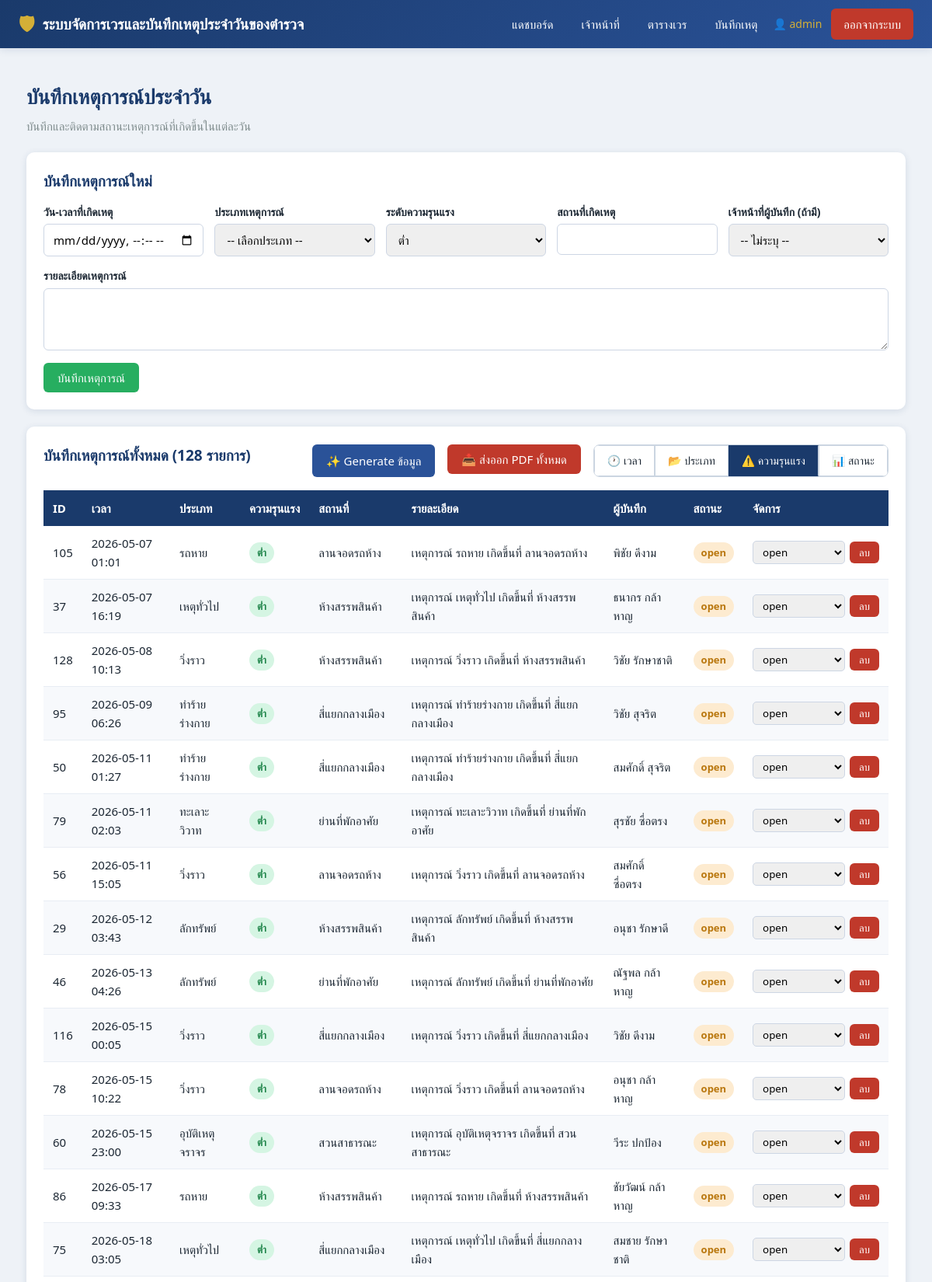
/incidents?sort=severity&order=desc (signed in, upper part), run on the app's committed database.
### tables this page shows
CREATE TABLE incidents (
            id            INTEGER PRIMARY KEY AUTOINCREMENT,
            incident_time TEXT NOT NULL,
            category      TEXT NOT NULL,
            severity      TEXT NOT NULL,
            location      TEXT NOT NULL,
            description   TEXT NOT NULL,
            officer_id    INTEGER REFERENCES officers(id) ON DELETE SET NULL,
            status        TEXT NOT NULL DEFAULT 'open',
            created_at    TEXT NOT NULL
        );

CREATE TABLE officers (
            id         INTEGER PRIMARY KEY AUTOINCREMENT,
            rank       TEXT NOT NULL,
            full_name  TEXT NOT NULL,
            badge_no   TEXT NOT NULL UNIQUE,
            phone      TEXT,
            station    TEXT,
            created_at TEXT NOT NULL
        );

### app.py (the view)
@app.route("/incidents")
@login_required
def incidents():
    sort_by = request.args.get("sort", "incident_time")  # เรียงตาม: incident_time, category, severity, status
    order = request.args.get("order", "desc")  # asc หรือ desc
    all_incidents = db.get_all_incidents()
    all_officers = db.get_all_officers()
    if sort_by == "incident_time":
        all_incidents.sort(key=lambda x: x['incident_time'] or "")
    elif sort_by == "category":
        all_incidents.sort(key=lambda x: x['category'] or "")
    elif sort_by == "severity":
        severity_order = ["วิกฤต", "สูง", "ปานกลาง", "ต่ำ"]
        all_incidents.sort(key=lambda x: severity_order.index(x['severity']) if x['severity'] in severity_order else 999)
    elif sort_by == "status":
        status_order = ["pending", "investigating", "resolved", "closed"]
        all_incidents.sort(key=lambda x: status_order.index(x['status']) if x['status'] in status_order else 999)
    elif sort_by == "officer_name":
        all_incidents.sort(key=lambda x: x['officer_name'] or "")
    else:
        all_incidents.sort(key=lambda x: x['id'])
    if order == "desc":
        all_incidents.reverse()
    return render_template("incidents.html",
                           incidents=all_incidents, officers=all_officers,
                           sort_by=sort_by, order=order)

### app.py (called while the page is built)
def login_required(view):
    @functools.wraps(view)
    def wrapped_view(*args, **kwargs):
        if "user_id" not in session:
            flash("กรุณาเข้าสู่ระบบก่อนใช้งาน", "warning")
            return redirect(url_for("login"))
        return view(*args, **kwargs)
    return wrapped_view

### db.py (called while the page is built)
def get_connection():
    if USE_POSTGRES:
        conn = psycopg2.connect(DATABASE_URL)
        return conn
    else:
        conn = sqlite3.connect(SQLITE_PATH, timeout=10)
        conn.row_factory = sqlite3.Row
        conn.execute("PRAGMA foreign_keys = ON;")
        conn.execute("PRAGMA journal_mode = WAL;")
        return conn

def _dict_cursor(conn):
    if USE_POSTGRES:
        return conn.cursor(cursor_factory=psycopg2.extras.RealDictCursor)
    return conn.cursor()

def _row_to_dict(row):
    if row is None:
        return None
    return dict(row)

def get_all_officers():
    conn = get_connection()
    cur = _dict_cursor(conn)
    cur.execute("SELECT * FROM officers ORDER BY id;")
    rows = [_row_to_dict(r) for r in cur.fetchall()]
    conn.close()
    return rows

def get_all_incidents():
    conn = get_connection()
    cur = _dict_cursor(conn)
    cur.execute("""
        SELECT i.id, i.incident_time, i.category, i.severity, i.location,
               i.description, i.status, o.full_name AS officer_name
        FROM incidents i
        LEFT JOIN officers o ON i.officer_id = o.id
        ORDER BY i.incident_time DESC;
    """)
    rows = [_row_to_dict(r) for r in cur.fetchall()]
    conn.close()
    return rows

### templates/incidents.html (shortened to what this page needs)
{% extends "base.html" %}
{% block content %}
<div class="page-title">บันทึกเหตุการณ์ประจำวัน</div>
<div class="page-subtitle">บันทึกและติดตามสถานะเหตุการณ์ที่เกิดขึ้นในแต่ละวัน</div>
<div class="card">
    <h2>บันทึกเหตุการณ์ใหม่</h2>
    <form method="POST" action="{{ url_for('incidents_add') }}">
        <div class="form-grid">
            <div class="form-group">
                <label>วัน-เวลาที่เกิดเหตุ</label>
                <input type="datetime-local" name="incident_time" required>
            </div>
            <div class="form-group">
                <label>ประเภทเหตุการณ์</label>
                <select name="category" required>
                    <option value="">-- เลือกประเภท --</option>
                </select>
            </div>
            <div class="form-group">
                <label>ระดับความรุนแรง</label>
                <select name="severity" required>
                    {% for s in ["ต่ำ","ปานกลาง","สูง","วิกฤต"] %}
                    <option value="{{ s }}">{{ s }}</option>
                    {% endfor %}
                </select>
            </div>
            <div class="form-group">
                <label>สถานที่เกิดเหตุ</label>
                <input type="text" name="location" required>
            </div>
            <div class="form-group">
                <label>เจ้าหน้าที่ผู้บันทึก (ถ้ามี)</label>
                <select name="officer_id">
                    <option value="">-- ไม่ระบุ --</option>
                </select>
            </div>
        </div>
        <div class="form-group" style="margin-top:14px;">
            <label>รายละเอียดเหตุการณ์</label>
            <textarea name="description" rows="3" required></textarea>
        </div>
        <div class="form-actions">
            <button type="submit" class="btn btn-success">บันทึกเหตุการณ์</button>
        </div>
    </form>
</div>
<div class="card">
    <div style="display: flex; justify-content: space-between; align-items: center; margin-bottom: 1rem; flex-wrap: wrap; gap: 1rem;">
        <h2>บันทึกเหตุการณ์ทั้งหมด ({{ incidents|length }} รายการ)</h2>
        <div style="display: flex; gap: 1rem; flex-wrap: wrap;">
            <button type="button" class="btn btn-secondary" onclick="document.getElementById('generateModal').style.display='flex'">
                ✨ Generate ข้อมูล
            </button>
            <form method="POST" action="{{ url_for('incidents_export_all') }}" style="display: inline;">
                <button type="submit" class="btn btn-danger">
                    📥 ส่งออก PDF ทั้งหมด
                </button>
            </form>
            <div class="btn-group" style="border: 1px solid #cbd5e1; border-radius: 8px; overflow: hidden;">
                <a href="{{ url_for('incidents', sort='incident_time', order='desc') }}"
                   class="btn btn-outline {% if sort_by == 'incident_time' %}active{% endif %}"
                   style="border-radius: 0; border-right: 1px solid #cbd5e1;">
                    🕐 เวลา
                </a>
                <a href="{{ url_for('incidents', sort='category', order='asc') }}"
                   class="btn btn-outline {% if sort_by == 'category' %}active{% endif %}"
                   style="border-radius: 0; border-right: 1px solid #cbd5e1;">
                    📂 ประเภท
                </a>
                <a href="{{ url_for('incidents', sort='severity', order='desc') }}"
                   class="btn btn-outline {% if sort_by == 'severity' %}active{% endif %}"
                   style="border-radius: 0; border-right: 1px solid #cbd5e1;">
                    ⚠️ ความรุนแรง
                </a>
                <a href="{{ url_for('incidents', sort='status', order='asc') }}"
                   class="btn btn-outline {% if sort_by == 'status' %}active{% endif %}"
                   style="border-radius: 0;">
                    📊 สถานะ
                </a>
            </div>
        </div>
    </div>
    <div class="table-wrap">
    <table>
        <thead>
            <tr>
                <th>ID</th><th>เวลา</th><th>ประเภท</th><th>ความรุนแรง</th>
                <th>สถานที่</th><th>รายละเอียด</th><th>ผู้บันทึก</th><th>สถานะ</th><th>จัดการ</th>
            </tr>
        </thead>
        <tbody>
            {% for i in incidents %}
            <tr>
                <td>{{ i.id }}</td>
                <td>{{ i.incident_time }}</td>
                <td>{{ i.category }}</td>
                <td>
                    {% if i.severity == 'ต่ำ' %}<span class="badge badge-low">ต่ำ</span>
                    {% elif i.severity == 'ปานกลาง' %}<span class="badge badge-medium">ปานกลาง</span>
                    {% elif i.severity == 'สูง' %}<span class="badge badge-high">สูง</span>
                    {% else %}<span class="badge badge-critical">วิกฤต</span>{% endif %}
                </td>
                <td>{{ i.location }}</td>
                <td>{{ i.description }}</td>
                <td>{{ i.officer_name or "-" }}</td>
                <td>
                    {% if i.status == 'open' %}<span class="badge badge-open">open</span>
                    {% elif i.status == 'investigating' %}<span class="badge badge-investigating">investigating</span>
                    {% else %}<span class="badge badge-closed">closed</span>{% endif %}
                </td>
                <td>
                    <div class="inline-form">
                        <form method="POST" action="{{ url_for('incidents_status', incident_id=i.id) }}" class="inline-form">
                            <select name="status" onchange="this.form.submit()">
                                <option value="open" {{ 'selected' if i.status=='open' }}>open</option>
                            </select>
                        </form>
                        <form method="POST" action="{{ url_for('incidents_delete', incident_id=i.id) }}"
                              onsubmit="return confirm('ต้องการลบบันทึกเหตุการณ์นี้หรือไม่?');">
                            <button type="submit" class="btn btn-danger btn-sm">ลบ</button>
                        </form>
                    </div>
                </td>
            </tr>
            {% else %}
            <tr><td colspan="9" style="text-align:center; color:#95a5a6;">ยังไม่มีบันทึกเหตุการณ์</td></tr>
            {% endfor %}
        </tbody>
    </table>
    </div>
</div>
{% endblock %}

### static/style.css (style rules this page uses)
:root { --primary: #1a3a6b; --secondary: #2a5298; --accent: #d4af37; --bg: #eef2f7; --white: #ffffff; --text: #1c2733; --muted: #7f8c8d; --danger: #c0392b; --success: #27ae60; --warning: #e67e22; --shadow: 0 2px 10px rgba(26, 58, 107, 0.12); }
* { margin: 0; padding: 0; box-sizing: border-box; }
body { font-family: "Segoe UI", "Sarabun", "Tahoma", sans-serif; background: var(--bg); color: var(--text); line-height: 1.6; }
a { text-decoration: none; color: inherit; }
.page-title { font-size: 26px; font-weight: 700; color: var(--primary); margin-bottom: 4px; }
.page-subtitle { color: var(--muted); font-size: 15px; margin-bottom: 22px; }
.card { background: var(--white); border-radius: 10px; box-shadow: var(--shadow); padding: 22px; margin-bottom: 22px; }
.card h2 { font-size: 19px; color: var(--primary); margin-bottom: 14px; }
.form-grid { display: grid; grid-template-columns: repeat(auto-fit, minmax(200px, 1fr)); gap: 14px; }
.form-group { display: flex; flex-direction: column; }
.form-group label { font-size: 14px; font-weight: 600; margin-bottom: 4px; color: var(--text); }
.form-group input, .form-group select, .form-group textarea { padding: 9px 11px; border: 1px solid #cdd6e4; border-radius: 6px; font-size: 15px; font-family: inherit; }
.form-group textarea { resize: vertical; min-height: 60px; }
.form-actions { margin-top: 16px; display: flex; gap: 10px; }
.btn { border: none; border-radius: 6px; padding: 9px 18px; font-size: 15px; font-family: inherit; cursor: pointer; transition: opacity 0.2s, transform 0.1s; color: var(--white); }
.btn-success { background: var(--success); }
.btn-danger { background: var(--danger); }
.btn-secondary { background: var(--secondary); }
.btn-sm { padding: 5px 12px; font-size: 13px; }
.btn-outline { background: white; color: var(--text); border: 1px solid #cbd5e1; padding: 8px 16px; font-size: 14px; text-decoration: none; display: inline-block; transition: all 0.2s; }
.btn-outline.active { background: var(--primary); color: white; border-color: var(--primary); }
.btn-group { display: inline-flex; }
.table-wrap { overflow-x: auto; }
table { width: 100%; border-collapse: collapse; font-size: 15px; }
thead th { background: var(--primary); color: var(--white); padding: 11px 12px; text-align: left; font-weight: 600; white-space: nowrap; }
tbody td { padding: 10px 12px; border-bottom: 1px solid #e8edf4; }
tbody tr:nth-child(even) { background: #f7f9fc; }
.badge { display: inline-block; padding: 3px 10px; border-radius: 20px; font-size: 13px; font-weight: 600; }
.badge-open { background: #fdebd0; color: #b9770e; }
.badge-low { background: #d5f5e3; color: #1e8449; }
.inline-form { display: flex; gap: 6px; align-items: center; }
.inline-form select { padding: 4px 8px; border-radius: 5px; border: 1px solid #cdd6e4; font-family: inherit; }

### data on the page
incidents: id "105", incident_time "2026-05-07 01:01", category "รถหาย", severity "ต่ำ", location "ลานจอดรถห้าง", description "เหตุการณ์ รถหาย เกิดขึ้นที่ ลานจอดรถห้าง", full_name "พิชัย ดีงาม", status "open"
incidents: id "37", incident_time "2026-05-07 16:19", category "เหตุทั่วไป", severity "ต่ำ", location "ห้างสรรพสินค้า", description "เหตุการณ์ เหตุทั่วไป เกิดขึ้นที่ ห้างสรรพสินค้า", full_name "ธนากร กล้าหาญ", status "open"
incidents: id "128", incident_time "2026-05-08 10:13", category "วิ่งราว", severity "ต่ำ", location "ห้างสรรพสินค้า", description "เหตุการณ์ วิ่งราว เกิดขึ้นที่ ห้างสรรพสินค้า", full_name "วิชัย รักษาชาติ", status "open"
incidents: id "95", incident_time "2026-05-09 06:26", category "ทำร้ายร่างกาย", severity "ต่ำ", location "สี่แยกกลางเมือง", description "เหตุการณ์ ทำร้ายร่างกาย เกิดขึ้นที่ สี่แยกกลางเมือง", full_name "วิชัย สุจริต", status "open"
incidents: id "50", incident_time "2026-05-11 01:27", category "ทำร้ายร่างกาย", severity "ต่ำ", location "สี่แยกกลางเมือง", description "เหตุการณ์ ทำร้ายร่างกาย เกิดขึ้นที่ สี่แยกกลางเมือง", full_name "สมศักดิ์ สุจริต", status "open"
incidents: id "79", incident_time "2026-05-11 02:03", category "ทะเลาะวิวาท", severity "ต่ำ", location "ย่านที่พักอาศัย", description "เหตุการณ์ ทะเลาะวิวาท เกิดขึ้นที่ ย่านที่พักอาศัย", full_name "สุรชัย ซื่อตรง", status "open"
incidents: id "56", incident_time "2026-05-11 15:05", category "วิ่งราว", severity "ต่ำ", location "ลานจอดรถห้าง", description "เหตุการณ์ วิ่งราว เกิดขึ้นที่ ลานจอดรถห้าง", full_name "สมศักดิ์ ซื่อตรง", status "open"
incidents: id "29", incident_time "2026-05-12 03:43", category "ลักทรัพย์", severity "ต่ำ", location "ห้างสรรพสินค้า", description "เหตุการณ์ ลักทรัพย์ เกิดขึ้นที่ ห้างสรรพสินค้า", full_name "อนุชา รักษาดี", status "open"
incidents: id "46", incident_time "2026-05-13 04:26", category "ลักทรัพย์", severity "ต่ำ", location "ย่านที่พักอาศัย", description "เหตุการณ์ ลักทรัพย์ เกิดขึ้นที่ ย่านที่พักอาศัย", full_name "ณัฐพล กล้าหาญ", status "open"
incidents: id "116", incident_time "2026-05-15 00:05", category "วิ่งราว", severity "ต่ำ", location "สี่แยกกลางเมือง", description "เหตุการณ์ วิ่งราว เกิดขึ้นที่ สี่แยกกลางเมือง", full_name "วิชัย ดีงาม", status "open"
incidents: id "78", incident_time "2026-05-15 10:22", category "วิ่งราว", severity "ต่ำ", location "ลานจอดรถห้าง", description "เหตุการณ์ วิ่งราว เกิดขึ้นที่ ลานจอดรถห้าง", full_name "อนุชา กล้าหาญ", status "open"
incidents: id "60", incident_time "2026-05-15 23:00", category "อุบัติเหตุจราจร", severity "ต่ำ", location "สวนสาธารณะ", description "เหตุการณ์ อุบัติเหตุจราจร เกิดขึ้นที่ สวนสาธารณะ", full_name "วีระ ปกป้อง", status "open"
incidents: id "86", incident_time "2026-05-17 09:33", category "รถหาย", severity "ต่ำ", location "ห้างสรรพสินค้า", description "เหตุการณ์ รถหาย เกิดขึ้นที่ ห้างสรรพสินค้า", full_name "ชัยวัฒน์ กล้าหาญ", status "open"
incidents: id "75", incident_time "2026-05-18 03:05", category "เหตุทั่วไป", severity "ต่ำ", location "สี่แยกกลางเมือง", description "เหตุการณ์ เหตุทั่วไป เกิดขึ้นที่ สี่แยกกลางเมือง", full_name "สมชาย รักษาชาติ", status "open"

### other printed values
{{ session.get('username') }} "admin"
{{ incidents|length }} "128"
form field severity "ต่ำ"
